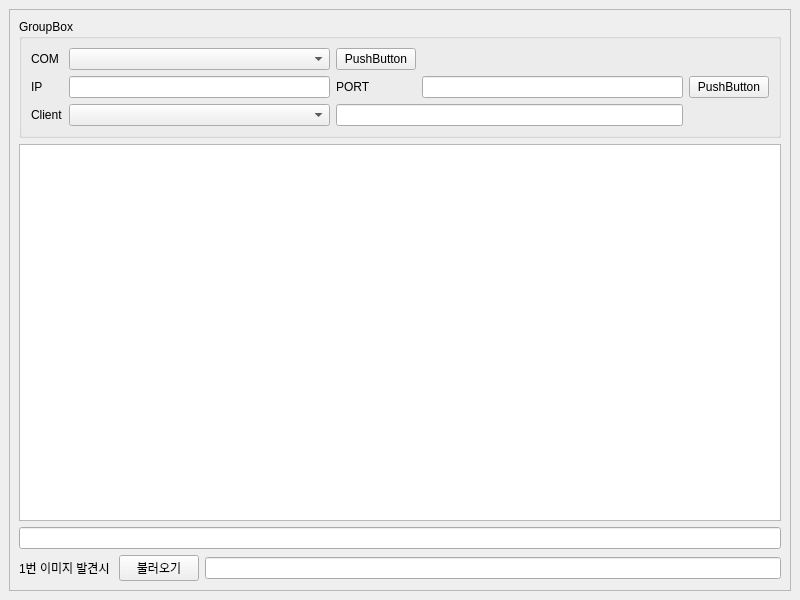
<?xml version="1.0" encoding="UTF-8"?>
<ui version="4.0">
 <class>MainWindow</class>
 <widget class="QMainWindow" name="MainWindow">
  <property name="geometry">
   <rect>
    <x>0</x>
    <y>0</y>
    <width>800</width>
    <height>600</height>
   </rect>
  </property>
  <property name="windowTitle">
   <string>MainWindow</string>
  </property>
  <widget class="QWidget" name="centralwidget">
   <layout class="QVBoxLayout" name="verticalLayout">
    <item>
     <widget class="QFrame" name="frame">
      <property name="frameShape">
       <enum>QFrame::StyledPanel</enum>
      </property>
      <property name="frameShadow">
       <enum>QFrame::Raised</enum>
      </property>
      <layout class="QGridLayout" name="gridLayout">
       <item row="3" column="0" colspan="3">
        <widget class="QLineEdit" name="le_txCommand"/>
       </item>
       <item row="2" column="0" colspan="3">
        <widget class="QTextEdit" name="textEdit"/>
       </item>
       <item row="4" column="2">
        <widget class="QLineEdit" name="le_imagePath1"/>
       </item>
       <item row="4" column="0">
        <widget class="QLabel" name="lb_image1">
         <property name="text">
          <string>1번 이미지 발견시 </string>
         </property>
        </widget>
       </item>
       <item row="0" column="0" colspan="3">
        <widget class="QGroupBox" name="groupBox">
         <property name="title">
          <string>GroupBox</string>
         </property>
         <layout class="QGridLayout" name="gridLayout_2">
          <item row="1" column="1">
           <widget class="QLineEdit" name="le_IP"/>
          </item>
          <item row="0" column="0">
           <widget class="QLabel" name="label_3">
            <property name="text">
             <string>COM</string>
            </property>
           </widget>
          </item>
          <item row="1" column="3">
           <widget class="QLineEdit" name="le_PORT"/>
          </item>
          <item row="1" column="2">
           <widget class="QLabel" name="label_2">
            <property name="text">
             <string>PORT</string>
            </property>
           </widget>
          </item>
          <item row="1" column="0">
           <widget class="QLabel" name="label">
            <property name="text">
             <string>IP</string>
            </property>
           </widget>
          </item>
          <item row="0" column="2">
           <widget class="QPushButton" name="pb_Open">
            <property name="text">
             <string>PushButton</string>
            </property>
           </widget>
          </item>
          <item row="1" column="4">
           <widget class="QPushButton" name="pb_Connect">
            <property name="text">
             <string>PushButton</string>
            </property>
           </widget>
          </item>
          <item row="0" column="1">
           <widget class="QComboBox" name="cb_PORT"/>
          </item>
          <item row="2" column="1">
           <widget class="QComboBox" name="cb_clientList"/>
          </item>
          <item row="2" column="0">
           <widget class="QLabel" name="label_4">
            <property name="text">
             <string>Client</string>
            </property>
           </widget>
          </item>
          <item row="2" column="2" colspan="2">
           <widget class="QLineEdit" name="le_clientMsg"/>
          </item>
         </layout>
        </widget>
       </item>
       <item row="4" column="1">
        <widget class="QPushButton" name="pb_loadImage1">
         <property name="text">
          <string>불러오기</string>
         </property>
        </widget>
       </item>
      </layout>
     </widget>
    </item>
   </layout>
  </widget>
 </widget>
 <resources/>
 <connections/>
</ui>
